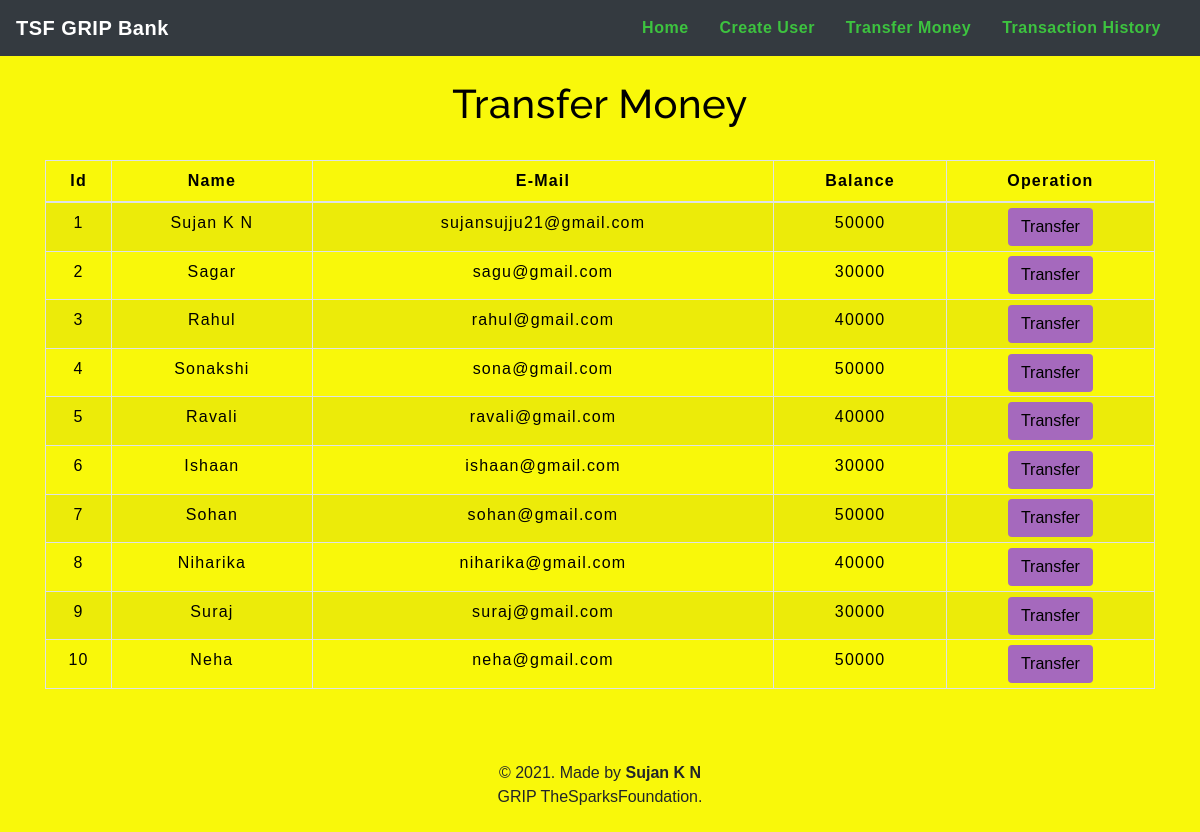
The app's page /transfermoney.php with its own data.
### tables this page shows
CREATE TABLE `users` (
    `id` int(3) NOT NULL,
    `name` text NOT NULL,
    `email` varchar(30) NOT NULL,
    `balance` int(8) NOT NULL
);

### transfermoney.php (the view, shortened to what this page needs)
<!DOCTYPE html>
<html lang="en">
<head>
    <link rel="stylesheet" href="https://maxcdn.bootstrapcdn.com/bootstrap/4.0.0/css/bootstrap.min.css">
    <link rel="stylesheet" type="text/css" href="css/table.css">
    <link rel="stylesheet" type="text/css" href="css/navbar.css">
</head>
<body style="background-color : #F9F80A;">
    <?php
    include 'config.php';
    $sql = "SELECT * FROM users";
    $result = mysqli_query($conn, $sql);
    ?>
    <?php
    include 'navbar.php';
    ?>
    <div class="container">
        <h2 class="text-center pt-4" style="color : black;">Transfer Money</h2>
        <br>
        <div class="row">
            <div class="col">
                <div class="table-responsive-sm">
                    <table class="table table-hover table-sm table-striped table-condensed table-bordered" style="border-color:black;">
                        <thead style="color : black;">
                            <tr>
                                <th scope="col" class="text-center py-2">Id</th>
                                <th scope="col" class="text-center py-2">Name</th>
                                <th scope="col" class="text-center py-2">E-Mail</th>
                                <th scope="col" class="text-center py-2">Balance</th>
                                <th scope="col" class="text-center py-2">Operation</th>
                            </tr>
                        </thead>
                        <tbody>
                            <?php
                            while ($rows = mysqli_fetch_assoc($result)) {
                            ?>
                                <tr style="color : black;">
                                    <td class="py-2"><?php echo $rows['id'] ?></td>
                                    <td class="py-2"><?php echo $rows['name'] ?></td>
                                    <td class="py-2"><?php echo $rows['email'] ?></td>
                                    <td class="py-2"><?php echo $rows['balance'] ?></td>
                                    <td><a href="selecteduserdetail.php?id= <?php echo $rows['id']; ?>"> <button type="button" class="btn" style="background-color : #A569BD;">Transfer</button></a></td>
                                </tr>
                            <?php
                            }
                            ?>
                        </tbody>
                    </table>
                </div>
            </div>
        </div>
    </div>
    <footer class="text-center mt-5 py-2">
        <p>&copy 2021. Made by <b>Sujan K N</b><br>GRIP TheSparksFoundation.</p>
    </footer>
</body>
</html>

### navbar.php (shortened to what this page needs)
<nav class="navbar navbar-expand-md navbar-light bg-dark">
    <a href="index.php" class="navbar-brand" style="color: #ffffff;"><b>TSF GRIP Bank</b></a>
    <div class="collapse navbar-collapse" id="collapsibleNavbar">
        <ul class="navbar-nav ml-auto">
            <li class="nav-item">
                <a href="index.php" class="nav-link" style="color: #3DC33F;"><b>Home</b></a>
            </li>
            <li class="nav-item">
                <a href="createuser.php" class="nav-link" style="color: #3DC33F ;"><b>Create User</b></a>
            </li>
            <li class="nav-item">
                <a href="transfermoney.php" class="nav-link" style="color: #3DC33F ;"><b>Transfer Money</b></a>
            </li>
            <li class="nav-item">
                <a href="transactionhistory.php" class="nav-link" style="color: #3DC33F ;"><b>Transaction History</b></a>
            </li>
        </ul>
    </div>
</nav>

### css/table.css (style rules this page uses)
* { padding: 0; margin: 0; box-sizing: border-box; font-family: sans-serif; }
h2 { font-size: 40px; }
table { letter-spacing: 1.2px; }
td { text-align: center; }
button { border:none; background: #eb6f6f; transition: 1s; }

### css/navbar.css (style rules this page uses)
.nav-link { margin-right: 15px; color:#639ce7; letter-spacing: 0.5px; transition: 0.5s; }
.navbar-brand { color: #990000; letter-spacing: 0.5px; }
h2 { color: #990000; letter-spacing: 0.5px; font-family: raleway; }

### transfermoney.php (style rules this page uses)
button { transition: 1.5s; }

### records on screen
users: id "1", name "Sujan K N", email "sujansujju21@gmail.com", balance "50000"
users: id "2", name "Sagar", email "sagu@gmail.com", balance "30000"
users: id "3", name "Rahul", email "rahul@gmail.com", balance "40000"
users: id "4", name "Sonakshi", email "sona@gmail.com", balance "50000"
users: id "5", name "Ravali", email "ravali@gmail.com", balance "40000"
users: id "6", name "Ishaan", email "ishaan@gmail.com", balance "30000"
users: id "7", name "Sohan", email "sohan@gmail.com", balance "50000"
users: id "8", name "Niharika", email "niharika@gmail.com", balance "40000"
users: id "9", name "Suraj", email "suraj@gmail.com", balance "30000"
users: id "10", name "Neha", email "neha@gmail.com", balance "50000"
